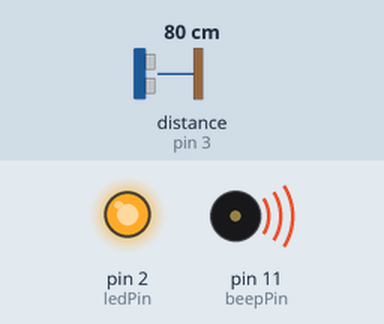
Recording of a sketch running on a simulated Arduino Uno, built with avr-gcc and run on an emulated ATmega328P. Parts: output pins drawn as LEDs (lit = HIGH), buzzer (waves = sounding). Wiring (inferred from the names in the program): range finder with pulse-width output: data pin 3. The inputs (shaded band) are chosen by the test bench; at power-on: distance to the obstacle (sensor on pin 3) 80 cm. Sleep ends after the set time or at an interrupt; pins used as bus, display or sensor lines are not drawn.

Above: at 0.05 s.
At 4.11 s:
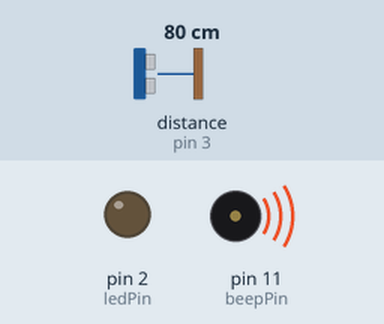
Timing chart, 0 to 4.8 s (numbered marks = the images above):
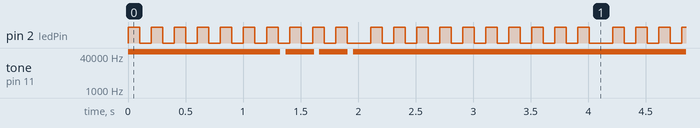

Measured:
- by itself, pin 2 (ledPin): repeats every 2.1 s: 9 × (LOW 0.10 s, HIGH 0.10 s), LOW 0.20 s, HIGH 0.10 s
- by itself, tone on pin 11 (beepPin): repeats every 0.29 s: silent 0.05 s, 62500 Hz 0.25 s, until it stays 62500 Hz from 2.0 s

The sketch:

Gun.ino
```cpp
/**
* Standalone arduino-boot based project
* Emulate a "gun" shot via speaker and blink the led when user press the button.
* Added powersave code to increase battery life
*
* Author: Andy Karpov <andy.karpov@gmail.com>
* Created at someday
* Modified at December 17, 2011 23:00
*/

#include <stdint.h>
#include <avr/interrupt.h>
#include <avr/io.h>
#include <avr/pgmspace.h>
#include <avr/sleep.h>

const int beepPin = 11; // buzzer pin
const int ledPin = 2; // led pin
const int btnPin = 3; // button pin (!!! changed from A2 to D3 - from avr pin 25 to 5)
const int wakePin = 3; // wake up pin
int sleepStatus = 0; // sleep status
#define DEBUG 1

#define SAMPLE_RATE 8000
#include "sounddata.h"

volatile uint16_t sample;
byte lastSample;

// This is called at 8000 Hz to load the next sample.
ISR(TIMER1_COMPA_vect) {
    if (sample >= GUNSHOT_length) {
        if (sample == GUNSHOT_length + lastSample) {
            stopPlayback();
        }
        else {
            // Ramp down to zero to reduce the click at the end of playback.
            OCR2A = GUNSHOT_length + lastSample - sample;
        }
    }
    else {
        OCR2A = pgm_read_byte(&GUNSHOT_data[sample]);
    }

    ++sample;
}

void startPlayback()
{
    pinMode(beepPin, OUTPUT);

    // Set up Timer 2 to do pulse width modulation on the speaker
    // pin.

    // Use internal clock (datasheet p.160)
    ASSR &= ~(_BV(EXCLK) | _BV(AS2));

    // Set fast PWM mode  (p.157)
    TCCR2A |= _BV(WGM21) | _BV(WGM20);
    TCCR2B &= ~_BV(WGM22);

    // Do non-inverting PWM on pin OC2A (p.155)
    // On the Arduino this is pin 11.
    TCCR2A = (TCCR2A | _BV(COM2A1)) & ~_BV(COM2A0);
    TCCR2A &= ~(_BV(COM2B1) | _BV(COM2B0));

    // No prescaler (p.158)
    TCCR2B = (TCCR2B & ~(_BV(CS12) | _BV(CS11))) | _BV(CS10);

    // Set initial pulse width to the first sample.
    OCR2A = pgm_read_byte(&GUNSHOT_data[0]);


    // Set up Timer 1 to send a sample every interrupt.

    cli();

    // Set CTC mode (Clear Timer on Compare Match) (p.133)
    // Have to set OCR1A *after*, otherwise it gets reset to 0!
    TCCR1B = (TCCR1B & ~_BV(WGM13)) | _BV(WGM12);
    TCCR1A = TCCR1A & ~(_BV(WGM11) | _BV(WGM10));

    // No prescaler (p.134)
    TCCR1B = (TCCR1B & ~(_BV(CS12) | _BV(CS11))) | _BV(CS10);

    // Set the compare register (OCR1A).
    // OCR1A is a 16-bit register, so we have to do this with
    // interrupts disabled to be safe.
    OCR1A = F_CPU / SAMPLE_RATE;    // 16e6 / 8000 = 2000

    // Enable interrupt when TCNT1 == OCR1A (p.136)
    TIMSK1 |= _BV(OCIE1A);

    lastSample = pgm_read_byte(&GUNSHOT_data[GUNSHOT_length-1]);
    sample = 0;
    sei();
}

void stopPlayback()
{
    // Disable playback per-sample interrupt.
    TIMSK1 &= ~_BV(OCIE1A);

    // Disable the per-sample timer completely.
    TCCR1B &= ~_BV(CS10);

    // Disable the PWM timer.
    TCCR2B &= ~_BV(CS10);

    digitalWrite(beepPin, LOW);
}

void wakeUpNow() {
}

void sleepNow() {
  set_sleep_mode(SLEEP_MODE_PWR_DOWN);
  sleep_enable();
  attachInterrupt(1, wakeUpNow, LOW);
  sleep_mode();
  sleep_disable();
  detachInterrupt(1);
}

void setup() {
    pinMode(btnPin, INPUT);
    pinMode(ledPin, OUTPUT);
    pinMode(beepPin, OUTPUT);
    digitalWrite(btnPin, HIGH);
    attachInterrupt(1, wakeUpNow, LOW);
}

void loop() {

   int btnState = digitalRead(btnPin);
   if (btnState == LOW) {
     playSound();
     int state = LOW;
     for (int i=0; i<20; i++) {
       state = (state == HIGH) ? LOW : HIGH;
       digitalWrite(ledPin, state);
       delay(100);
     }
     sleepNow();
   }
   delay(100);
   sleepNow();
}

void playSound() {
  startPlayback();
}
```

Source omitted: sounddata.h (data table, 66679 bytes)
